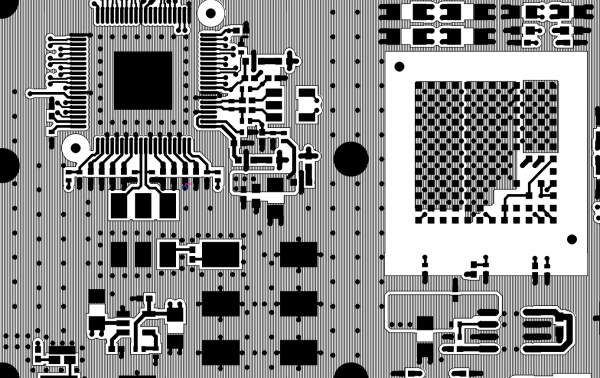
#> input picture Task-03/pcb.png, 600 x 378 px, found by its file name
$ python '(a)_Average_vs_Median_Spatial_Filter.py'
#> lines starting #> are read from the running program, lines starting #| are printed output that depends on the picture; long printed decimals are rounded
import cv2
import matplotlib.pyplot as plt
import numpy as np


def addSaltAndPepperNoise(image):

    noiseIntensity = 0.3  # % of the pixels will be affected
    noisyImage = image.copy()
    height, width = image.shape

    noisyPixels = int(noiseIntensity * height * width)
    noisyCoordinates = np.random.randint(0, high=height, size=(noisyPixels, 2))

    for pixel in noisyCoordinates:
        row, col = pixel
        if np.random.rand() < 0.5:
            noisyImage[row, col] = 0
        else:
            noisyImage[row, col] = 255

    return noisyImage


def averageFiltering(image, mask):

    height, width = image.shape
    avgfilterImage = image.copy()

    for row in range(height):
        for col in range(width):
            r = row - (mask // 2)
            c = col - (mask // 2)
            sum = 0
            val = mask * mask
            for i in range(r, r + mask, 1):
                for j in range(c, c + mask, 1):
                    if i >= 0 and i < height and j >= 0 and j < width:
                        sum += image[i][j] / val

            avgfilterImage[row][col] = sum

    return avgfilterImage


def medianFiltering(image, mask):

    height, width = image.shape
    medImg = image.copy()

    for row in range(height):
        for col in range(width):
            r = row - (mask // 2)
            c = col - (mask // 2)

            tempArr = []
            for i in range(r, r + mask, 1):
                for j in range(c, c + mask, 1):
                    if i >= 0 and i < height and j >= 0 and j < width:
                        tempArr.append(image[i][j])

            total = len(tempArr)
            tempArr.sort()
            medImg[row][col] = tempArr[total // 2]

    return medImg


def plotImage(image, x, y, z, imageTitle):
    img = cv2.cvtColor(image, cv2.COLOR_BGR2RGB)
    plt.subplot(x, y, z)
    plt.imshow(img)
    plt.title(imageTitle)


def calculatePsnr(original_img, processed_img, max_pixel_value):
    mse = np.mean((original_img - processed_img) ** 2)
    psnr = 20 * np.log10(max_pixel_value) - 10 * np.log10(mse)
    return psnr


def Main():

    image = cv2.imread("Task-03/pcb.png")
#> image is the input picture: shape (378, 600, 3); mean B, G, R 141.7, 141.7, 141.7
    image = cv2.cvtColor(image, cv2.COLOR_BGR2GRAY)
#> image: shape (378, 600)
    image = cv2.resize(image, (512, 512))
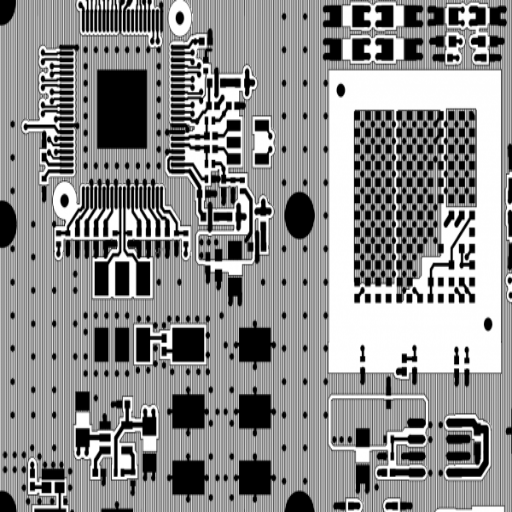
#> image: shape (512, 512); min 0, max 255, mean 141.6

    plotImage(image, 2, 2, 1, "Original Image")

    noisyImage = addSaltAndPepperNoise(image)
#> after the loop in addSaltAndPepperNoise, `for pixel in noisyCoordinates:`:
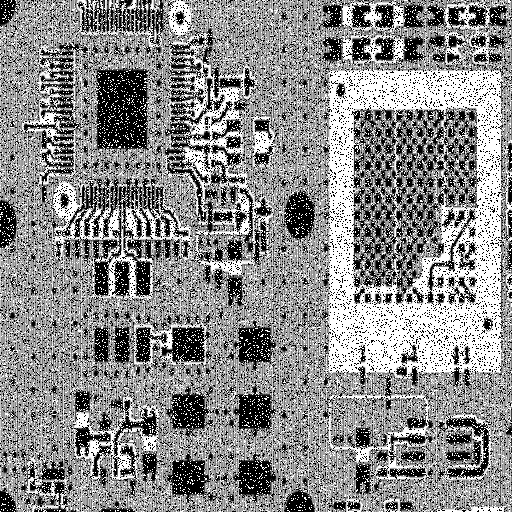
#> noisyImage: shape (512, 512); min 0, max 255, mean 138.1
    plotImage(noisyImage, 2, 2, 2, "Noisy Image")

    mask = 3

    avgImg = averageFiltering(noisyImage, mask)
#> after the loop in averageFiltering, `for row in range(height):`:
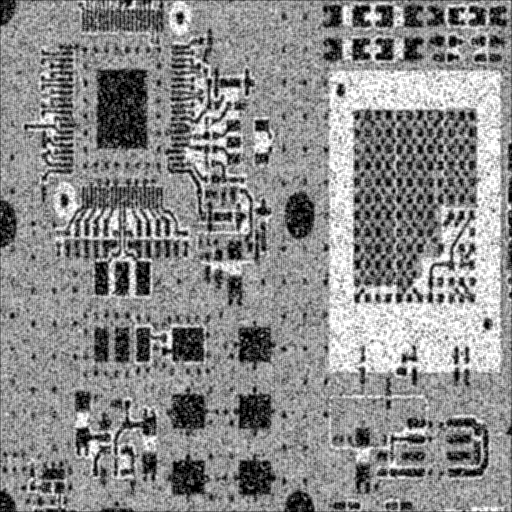
#> avgfilterImage: shape (512, 512); min 0, max 255, mean 137.3
    plotImage(avgImg, 2, 2, 3, "Average Filter Image")

    medianImg = medianFiltering(image, mask)
#> after the loop in medianFiltering, `for row in range(height):`:
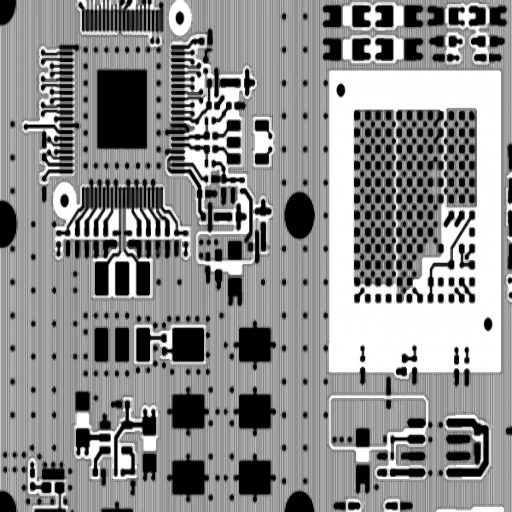
#> medImg: shape (512, 512); min 0, max 255, mean 140.8
    plotImage(medianImg, 2, 2, 4, "Median Filter Image")

    print("Noise image PSNR = " + str(calculatePsnr(image, noisyImage, 255)))
#> in calculatePsnr, `mse = np.mean((original_img - processed_img) ** 2)`: mse = 19.41
#> in calculatePsnr, `psnr = 20 * np.log10(max_pixel_value) - 10 * np.log10(mse)`: psnr = 35.25
#| Noise image PSNR = 35.251
    print("Average filter PSNR = " + str(calculatePsnr(image, avgImg, 255)))
#| Average filter PSNR = 28.374
    print("Median filter PSNR = " + str(calculatePsnr(image, medianImg, 255)))
#| Median filter PSNR = 30.651

    plt.tight_layout()
    plt.show()


Main()
